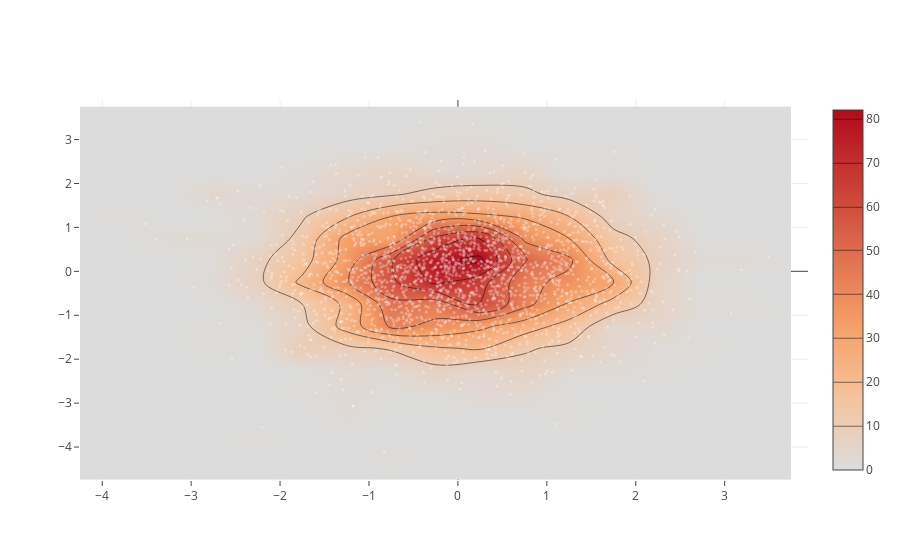

Notebook code cell kept with this figure:
### Code cell
x = np.random.randn(2000)
y = np.random.randn(2000)
iplot([go.Histogram2dContour(x=x, y=y, contours=dict(coloring='heatmap')),
       go.Scatter(x=x, y=y, mode='markers', marker=dict(color='white', size=3, opacity=0.3))], show_link=False)

### Figure 1 — Plotly figure (JSON) as saved in the notebook; plotly's stock layout.template omitted (floating-point values rounded to 4 significant figures; data arrays with more than 128 entries replaced by an {"elided": "..."} marker saying what was removed)
{"data": [{"contours": {"coloring": "heatmap"}, "type": "histogram2dcontour", "uid": "dd11811e-03ae-4a68-8f2f-c9299687b381", "x": {"elided": "2000 float values"}, "y": {"elided": "2000 float values"}}, {"marker": {"color": "white", "opacity": 0.3, "size": 3}, "mode": "markers", "type": "scatter", "uid": "bcfd06c4-10d7-482e-95d1-71a49309fc23", "x": {"elided": "2000 float values"}, "y": {"elided": "2000 float values"}}], "layout": {}}
